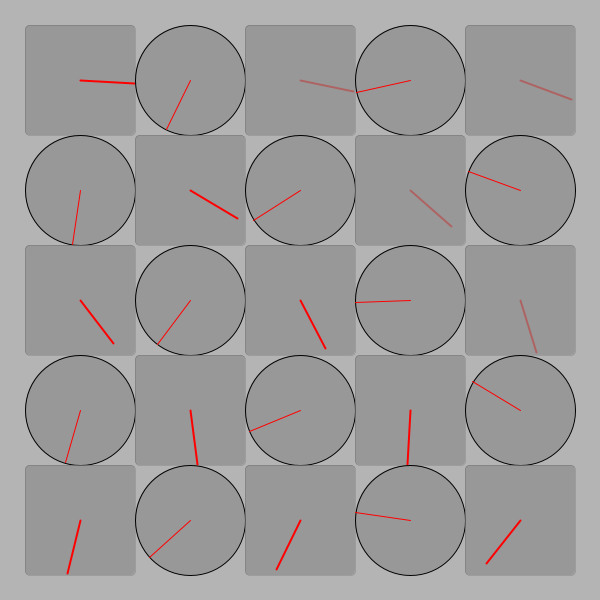
Frame 1 (no input)
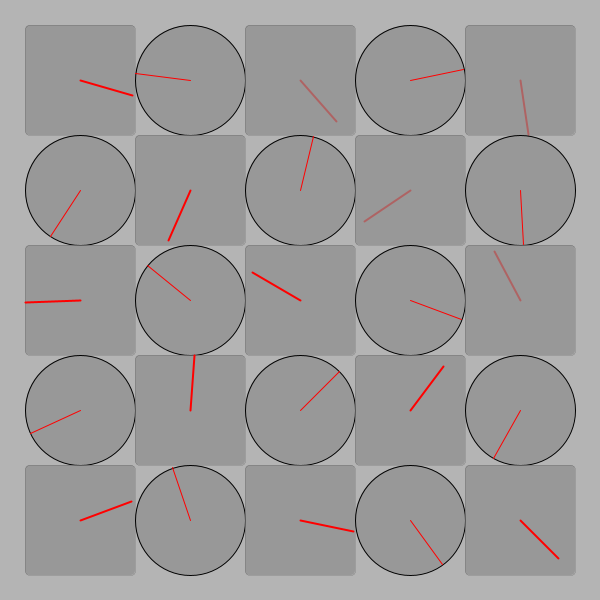
Frame 60 (the mouse pressed at the canvas centre just before this capture)
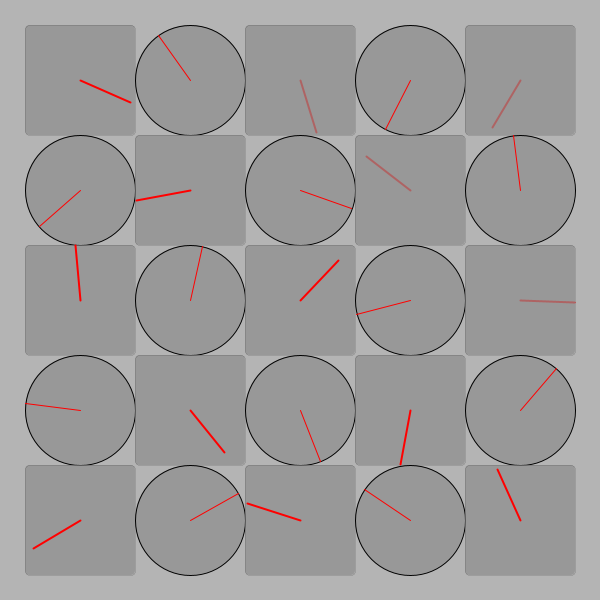
Frame 120 (the mouse held since frame 60 and released just before this capture)

The Processing sketch that drew these frames (run headless with seeded random() and noise(); from frame 60 on, the mouse is pressed at the canvas centre):

// Processing sketch: processing_152481
// ── processing_152481.pde

/*
 * Creative Coding
 * Week 2, 04 - The Clocks
 * by Indae Hwang and Jon McCormack
 * Copyright (c) 2014 Monash University
 *
 * This program draws a grid of circular "clocks", whose hands move according to the elasped time.
 * The higher the clock number the faster it moves, the first clock takes 1 min to go all the way around.
 * The function "movingCircle" is used to draw each clock. It is passed the position, size and hand angle
 * as arguments.
 * 
 * Tweak of the exercise. 
 *
 */

void setup() {
  size(600, 600);
  background(180);
  rectMode(CENTER);
  noStroke();
}


void draw() {
  background(180);
  noStroke();

  int num = 5;
  int margin = 80;
  int count = 1;
  
  float gutter = 0; //distance between each cell
  float cellsize = ( width - (2 * margin) - gutter * (num - 1) ) / (num - 1);

  int circleNumber = 0; // counter

  for (int i=0; i<num; i++) {
    for (int j=0; j<num; j++) {
      ++circleNumber;

      float tx = margin + cellsize * i + gutter * i;
      float ty = margin + cellsize * j + gutter * j;
      
      if (circleNumber%2==0){
        movingCircle (tx, ty, cellsize, circleNumber * TWO_PI * millis() / -60000.0);}
      else{
        movingCuadrado (tx, ty, cellsize, circleNumber * TWO_PI * millis() / 60000.0);}
      }
 
    }
  }
//end of draw 


void movingCircle(float x, float y, float size, float angle) {

  // calculate endpoint of the line
  float tempX = x + (size / 2) * sin(angle);
  float tempY = y + (size / 2) * cos(angle);

  stroke(0);
  strokeWeight(1);
  fill(140, 180);
  ellipse(x, y, size, size); // circle

  stroke(255, 0, 0);
  line(x, y, tempX, tempY); // red line
}

void movingCuadrado (float x, float y, float size, float angle) {

  // calculate endpoint of the line
  float tempX = x + (size / 2) * sin(angle);
  float tempY = y + (size / 2) * cos(angle);

  stroke(0);
  strokeWeight(0);
  fill(140, 180);
  rect(x, y, size, size, 5); // rect

  stroke(255, 0, 0);
  strokeWeight(2);
  line(y, x, tempY, tempX); // red line
}
